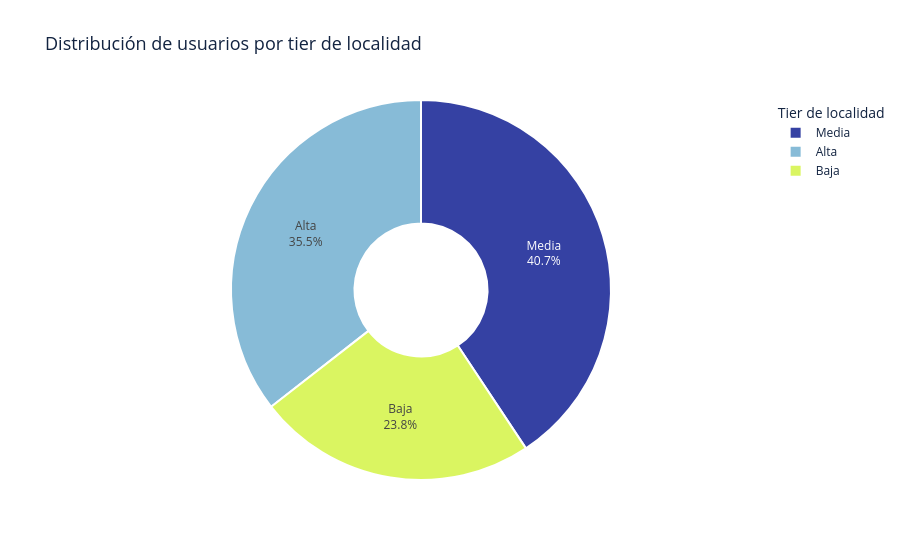

Notebook cell for this chart:
### Code cell
pie_df = (
    df.groupby("tier_localidad")["user_id"]
      .count()
      .reset_index()
)

fig = px.pie(
    pie_df,
    values="user_id",
    names="tier_localidad",
    title="Distribución de usuarios por tier de localidad",
    color_discrete_sequence=[
        "#3541A3",  
        "#87BBD7",  
        "#DAF561"   
    ],
    hole=0.35
)

fig.update_traces(
    textposition="inside",
    textinfo="percent+label",
    marker=dict(
        line=dict(color="white", width=2)
    )
)

fig.update_layout(
    title=dict(
        font=dict(
            size=18,
            color="#132441"
        )
    ),
    legend_title_text="Tier de localidad",
    font=dict(
        size=12,
        color="#132441"
    ),
    paper_bgcolor="white",
    plot_bgcolor="white"
)

fig.show()

### Figure 1 — Plotly figure (JSON) as saved in the notebook; plotly's stock layout.template omitted (floating-point values rounded to 4 significant figures)
{"data": [{"domain": {"x": [0, 1], "y": [0, 1]}, "hole": 0.35, "hovertemplate": "tier_localidad=%{label}<br>user_id=%{value}<extra></extra>", "labels": ["Alta", "Baja", "Media"], "legendgroup": "", "marker": {"line": {"color": "white", "width": 2}}, "name": "", "showlegend": true, "textinfo": "percent+label", "textposition": "inside", "type": "pie", "values": [161273, 107895, 184635]}], "layout": {"font": {"color": "#132441", "size": 12}, "legend": {"title": {"text": "Tier de localidad"}, "tracegroupgap": 0}, "paper_bgcolor": "white", "piecolorway": ["#3541A3", "#87BBD7", "#DAF561"], "plot_bgcolor": "white", "title": {"font": {"color": "#132441", "size": 18}, "text": "Distribución de usuarios por tier de localidad"}}}
